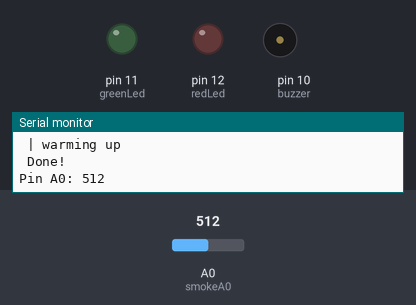
Simulated run of this sketch. Board: Arduino Uno, built with avr-gcc and run on an emulated ATmega328P. Shown: output pins drawn as LEDs (lit = HIGH), buzzer (waves = sounding), the last lines printed to the serial monitor. The inputs (shaded band) are chosen by the test bench; at power-on: A0 (smokeA0) = 512.

Above: at 1.9 s.
2.0 s: A0 (smokeA0) set to 216
8.0 s: A0 (smokeA0) set to 187
At 11.9 s:
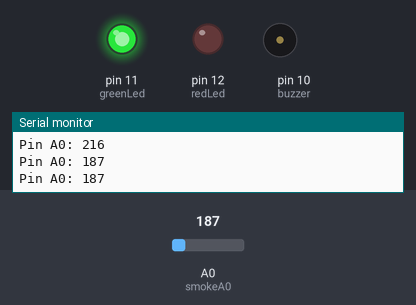
12.2 s: A0 (smokeA0) set to 306
At 15.4 s:
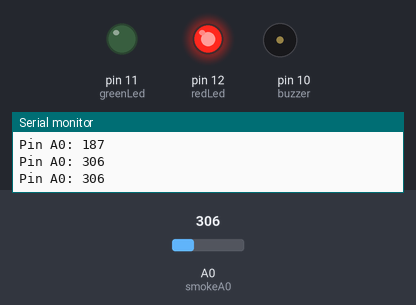
16.4 s: A0 (smokeA0) set to 122
At 19.5 s:
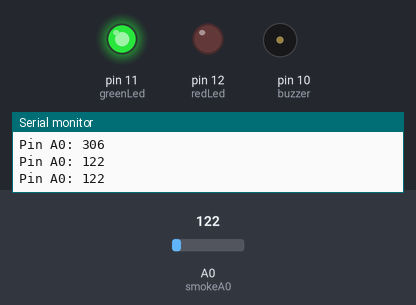
Timing chart, 0 to 21.0 s (numbered marks = the images above; inputs shaded):
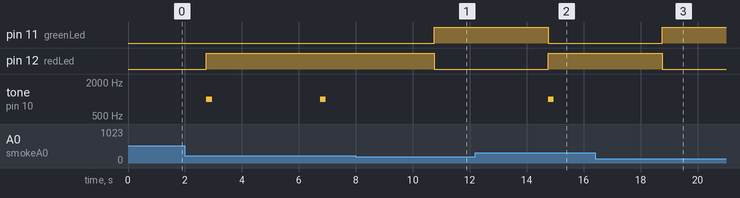

The sketch:

Mq2Analog.ino
```cpp
int redLed = 12;
int greenLed = 11;
int buzzer = 10;
int smokeA0 = A0;
// Your threshold value
int AirPolution = 200;

void setup() {
  pinMode(redLed, OUTPUT);
  pinMode(greenLed, OUTPUT);
  pinMode(buzzer, OUTPUT);
  pinMode(smokeA0, INPUT);

  Serial.begin(9600);
    int timer = 50;

  for(timer; timer >=0; timer--){
    Serial.println(" | warming up");
  }
  Serial.println(" Done!");
}

int getCga(){
  //int cga = 168;
 int cga = analogRead(A0);
  Serial.print("Pin A0: ");
  Serial.println(cga);

  return cga;

  delay(2000);
}
void Traitement(){
   int AirData = getCga();
  if (AirData > AirPolution)
  {
    digitalWrite(redLed, HIGH);
    digitalWrite(greenLed, LOW);
    tone(buzzer, 1000, 200);
  }
  else
  {
    digitalWrite(redLed, LOW);
    digitalWrite(greenLed, HIGH);
    noTone(buzzer);
  }
}
void loop() {
getCga();
delay(2000);
Traitement();
delay(2000);
}
```

Measured:
- the behaviour switches between 201 and 200 on A0 (smokeA0) (found by bisection; images 0 and 1)
- after the input at 8.0 s, pin 11 (greenLed): LOW → HIGH after 2.8 s; pin 12 (redLed): HIGH → LOW after 2.8 s; tone on pin 10 (buzzer): stays silent (without the input it goes to 1000 Hz after 2.8 s)
- after the input at 12.2 s, pin 11 (greenLed): HIGH → LOW after 2.6 s; pin 12 (redLed): LOW → HIGH after 2.6 s; tone on pin 10 (buzzer): silent → 1000 Hz after 2.6 s, → silent 0.20 s later
- after the input at 16.4 s, pin 11 (greenLed): LOW → HIGH after 2.4 s; pin 12 (redLed): HIGH → LOW after 2.4 s; tone on pin 10 (buzzer): stays silent (without the input it goes to 1000 Hz after 2.4 s)
- by itself, tone on pin 10 (buzzer): alternates 1000 Hz for 0.20 s and silent for 3.8 s
